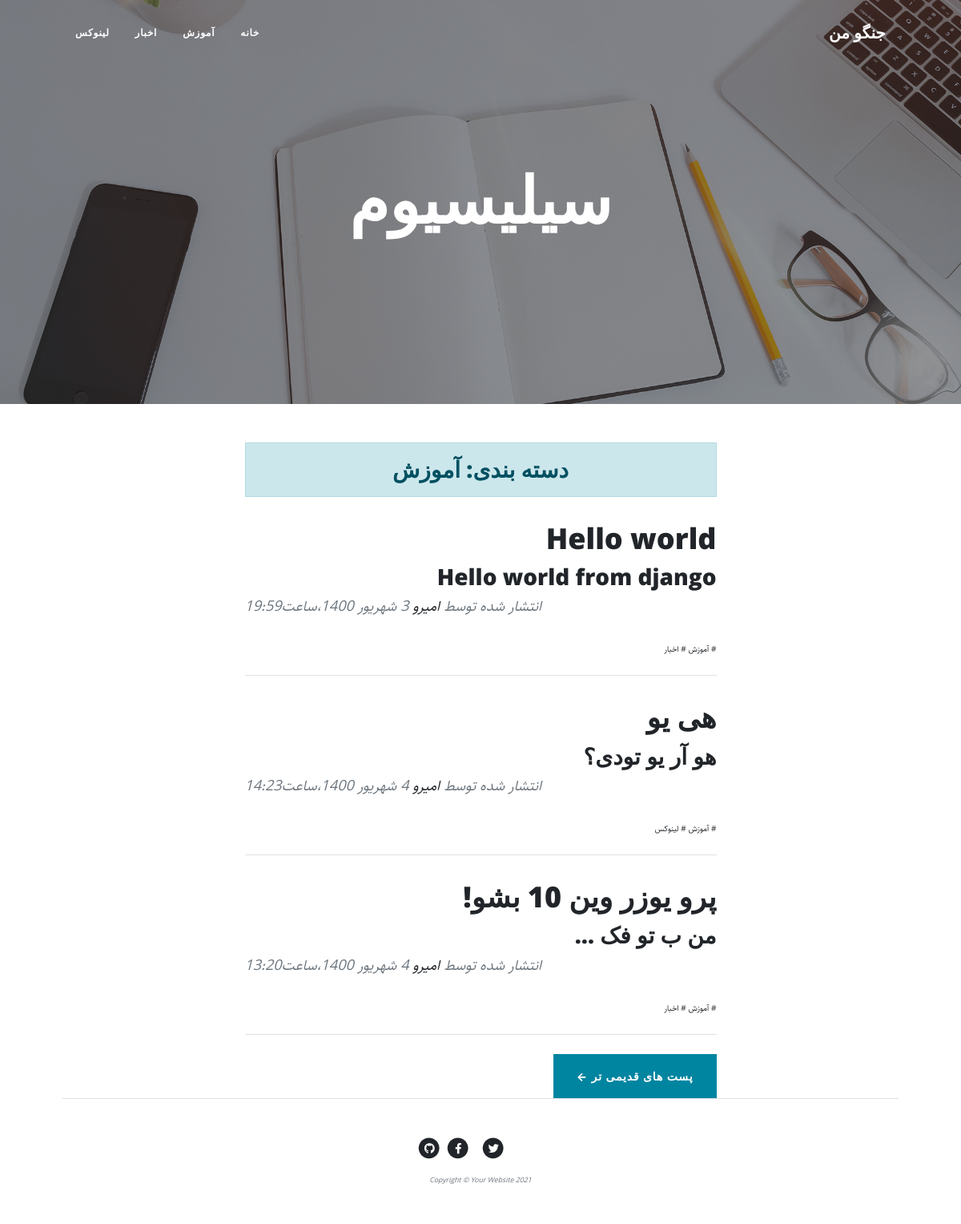
The app's page /category/learning/, older data.
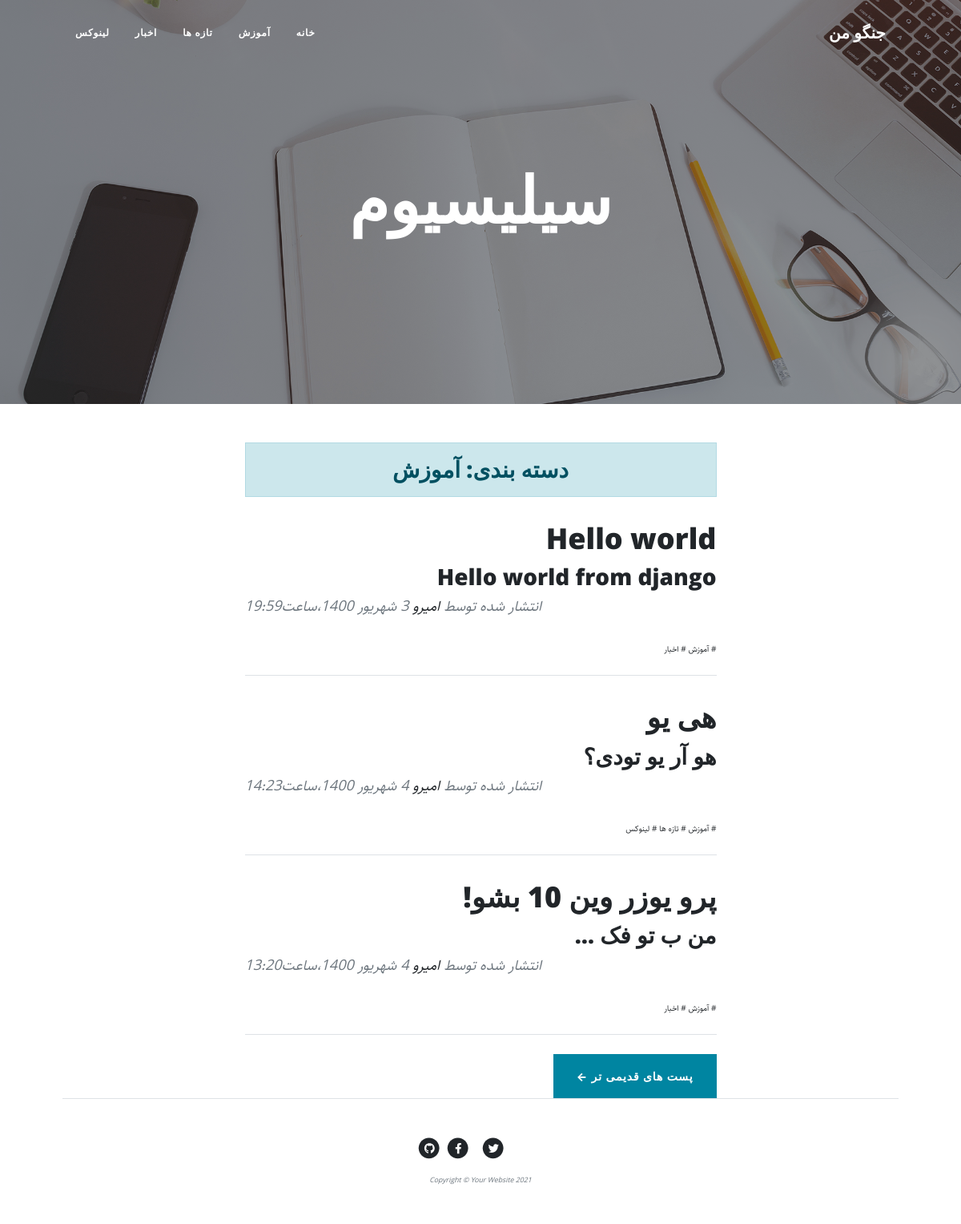
The same page, newer data.
### blog/models.py (models this page shows, shortened)
class Category(models.Model):
    parent = models.ForeignKey('self', default=None, null=True, blank=True, on_delete=models.SET_NULL, related_name='children', verbose_name='زیر دسته')
    title = models.CharField(max_length=200, verbose_name="عنوان دسته بندی")
    slug = models.SlugField(max_length=100, unique=True,
                            verbose_name="آدرس دسته بندی")
    status = models.BooleanField(default=True, verbose_name="وضعیت نمایش")
    position = models.IntegerField(verbose_name="موقعیت")
    class Meta:
        verbose_name = "دسته بندی"
        verbose_name_plural = "دسته بندی ها"
        ordering = ['parent__id', 'position']
    objects = CategoryManager()

class Article(models.Model):
    STATUS_CHOICES = (
        ('d', 'پیش نویس'),
        ('p', 'منتشر شده'),
    )
    title = models.CharField(max_length=128, verbose_name="عنوان")
    category = models.ManyToManyField(
        'Category', verbose_name="دسته بندی", related_name="articles")
    description = models.TextField(verbose_name="توضیحات")
    img = models.ImageField(upload_to="Images", verbose_name="عکس")
    publish = models.DateTimeField(
        default=timezone.now, verbose_name="زمان انتشار")
    created = models.DateTimeField(auto_now_add=True)
    updated = models.DateTimeField(auto_now=True)
    status = models.CharField(
        max_length=1, choices=STATUS_CHOICES, verbose_name="وضعیت")
    slug = models.SlugField(max_length=100, unique=True)
    class Meta:
        verbose_name = "مقاله"
        verbose_name_plural = "مقاله ها"
    def jpublish(self):
        return jalali_converter(self.publish)
    jpublish.short_description = "زمان انتشار"
    def category_published(self):
        return self.category.filter(status=True)
    objects = models.Manager()
    published_objects = ArticleManager()

### blog/views.py (the view)
# urls.py: path('category/<slug:slug>/', views.category, name="category"),
def category(request, slug, page=1):
    category = get_object_or_404(Category, slug=slug, status=True)
    articles_list = Article.published_objects.published().filter(category=category)
    paginator = Paginator(articles_list, 3)
    articles = paginator.get_page(page)
    context = {
        "category": category,
        "articles": articles,
    }
    return render(request, "blog/category.html", context)

### blog/models.py (called while the page is built)
    def published(self):
        return self.filter(status='p')

    def active(self):
        return self.filter(status=True)

### blog/templatetags/base_tags.py (called while the page is built)
@register.simple_tag
def title(data="جنگو من"):
    return data

@register.inclusion_tag("blog/partials/category_navbar.html")
def category_navbar():
    return {
        "category": Category.objects.filter(status=True)
    }

### extensions/jalali.py (called while the page is built)
    def persian_tuple(self):
        return self.persian_year, self.persian_month, self.persian_day

### extensions/utils.py (called while the page is built)
def jalali_converter(time):
    jmonth = ["فروردین", "اردیبهشت", "خرداد", "تیر", "مرداد",
              "شهریور", "مهر", "آبان", "آذر", "دی", "بهمن", "اسفند"]
    time = timezone.localtime(time)
    time_to_str = "{},{},{}".format(time.year, time.month, time.day)
    time_to_tuple = jalali.Gregorian(time_to_str).persian_tuple()
    time_to_list = list(time_to_tuple)
    for index, month in enumerate(jmonth):
        if time_to_list[1] == index+1:
            time_to_list[1] = month
            break
    output = "{} {} {}،ساعت{}:{}".format(
        time_to_list[2],
        time_to_list[1],
        time_to_list[0],
        time.hour,
        time.minute,
    )
    return output

### blog/templates/blog/category.html (shortened to what this page needs)
{% extends 'blog/base.html' %}
{% load static %}
{% block content %}
<header class="masthead" style="background-image:url('{% static 'blog/assets/img/home-bg.jpg' %}')">
    <div class="container position-relative px-4 px-lg-5">
        <div class="row gx-4 gx-lg-5 justify-content-center">
            <div class="col-md-10 col-lg-8 col-xl-7">
                <div class="site-heading">
                    <h1>سیلیسیوم</h1>
                </div>
            </div>
        </div>
    </div>
</header>
<div class="container px-4 px-lg-5">
    <div class="row gx-4 gx-lg-5 justify-content-center">
        <div class="col-md-10 col-lg-8 col-xl-7">
            <h3 class="alert alert-primary text-center">دسته بندی: {{ category.title }}</h3>
            {% for article in articles %}
            <div class="post-preview">
                <a href="{% url 'blog:detail' article.slug %}">
                    <h2 class="post-title">
                        {{ article.title }}
                    </h2>
                </a>
                <h3 class="post-subtitle">
                    {{ article.description|truncatewords:4 }}
                </h3>
                <p class="post-meta">
                    انتشار شده توسط
                    <a href="#!"> امیرو </a>
                    {{ article.jpublish }}
                </p>
                <div>
                    {% for cat in article.category_published.all %}
                    <a href="{% url 'blog:category' cat.slug %}"># {{ cat.title }}</a>
                    {% endfor %}
                </div>
            </div>
            <hr class="my-4" />
            {% endfor %}
            <div class="clearfix pager-bottun">
                {% if articles.has_next %}
                <a class="btn btn-primary float-left"
                    href="{% url 'blog:category' category.slug  articles.next_page_number %}">پست
                    های
                    قدیمی تر &larr;</a>
                {% endif %}
            </div>
        </div>
    </div>
    {% endblock content %}

### blog/templates/blog/partials/category_navbar.html (shortened to what this page needs)
<div class="collapse navbar-collapse" id="navbarResponsive">
    <ul class="navbar-nav ms-auto py-4 py-lg-0">
        <li class="nav-item"><a class="nav-link px-lg-3 py-3 py-lg-4" href="{% url 'blog:home' %}">خانه</a>
        </li>
        {% for cat in category %}
            {% if cat.parent == None%}
                <li class="nav-item">
                    <a class="nav-link px-lg-3 py-3 py-lg-4"href=" {% url 'blog:category' cat.slug %}">{{cat.title}}</a>
                </li>
            {% endif %}
        {% endfor %}
    </ul>
</div>

Row changes from the older to the newer data that the page shows:
added Category: title "تازه ها"
